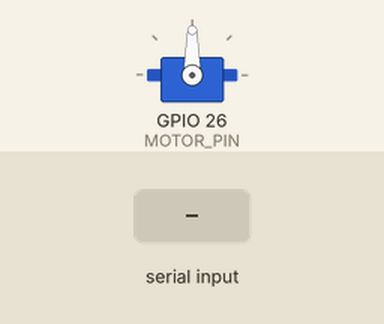
Bench run of a sketch on a simulated ESP32. Shown: servo. Inputs (shaded band) come from the test bench. What the sketch prints to the serial monitor is not drawn.

Above: at 1.2 s.
1.3 s: "SCAN_START\n" received over Serial
At 2.51 s:
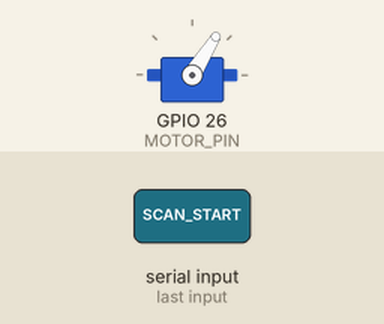
4.3 s: "SCAN_STOP\n" received over Serial
At 4.3 s:
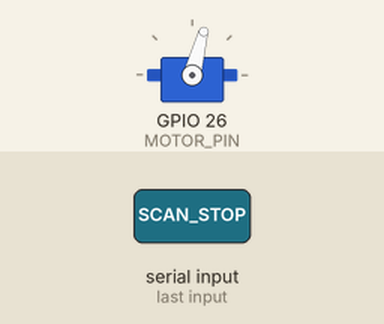
5.8 s: "SCAN_START\n" received over Serial
At 6.85 s:
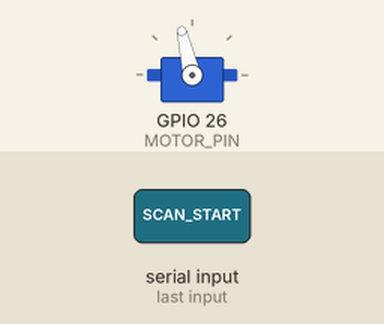
Timing chart, 0 to 14.8 s (numbered marks = the images above; inputs shaded):
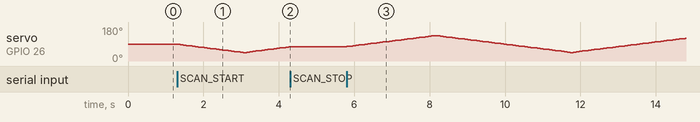

The sketch:

mg996r_control.ino
```cpp
/*
 * SmartCart ESP32 — MG996R 모터 제어 (USB 시리얼)
 *
 * 라즈베리파이가 USB 시리얼로 보내는 명령을 받아 서보 모터를 제어합니다.
 *   SCAN_START → 45°↔135° 왕복 스캔 시작
 *   SCAN_STOP  → 스캔 정지 (현재 각도 유지)
 *   CENTER     → 90° 정면 복귀
 *
 * 라이브러리: ESP32Servo (라이브러리 매니저에서 설치)
 * 보드: ESP32 Dev Module
 *
 * ※ 통신: 라파의 raspi_cmd_bridge.py 가 9600bps로 "명령\n" 송신 → 동일하게 9600 사용
 */

#include <ESP32Servo.h>

// ── 설정 ──────────────────────────────────────────────────────────────────────
const int MOTOR_PIN = 26;   // 서보 모터 핀

// ── 스캔 동작 상수 ────────────────────────────────────────────────────────────
#define SCAN_MIN_ANGLE  45
#define SCAN_MAX_ANGLE  135
#define SCAN_STEP       2
#define SCAN_DELAY_MS   80

// ── 서보 상태 ─────────────────────────────────────────────────────────────────
Servo motor;
int  angle    = 90;
int  scan_dir = -1;
bool scanning = false;

// ── 명령 처리 ─────────────────────────────────────────────────────────────────
void handle_cmd(String cmd) {
    cmd.trim();
    if (cmd == "SCAN_START") {
        scanning = true;
        Serial.println("[CMD] SCAN_START — 스캔 시작");
    } else if (cmd == "SCAN_STOP") {
        scanning = false;
        Serial.println("[CMD] SCAN_STOP  — 스캔 정지");
    } else if (cmd == "CENTER") {
        scanning = false;
        angle = 90;
        motor.write(90);
        Serial.println("[CMD] CENTER     — 정면 복귀(90°)");
    } else if (cmd.length() > 0) {
        Serial.print("[CMD] 알 수 없는 명령: ");
        Serial.println(cmd);
    }
}

// ── Setup ─────────────────────────────────────────────────────────────────────
void setup() {
    Serial.begin(9600);          // 라파 브리지와 동일 baud
    motor.attach(MOTOR_PIN);
    motor.write(90);
    Serial.println("[BOOT] 서보 초기화 완료 (90°). /robocart/cmd 시리얼 명령 대기 중...");
}

// ── Loop ─────────────────────────────────────────────────────────────────────
void loop() {
    // 시리얼 명령 수신
    if (Serial.available()) {
        handle_cmd(Serial.readStringUntil('\n'));
    }

    // 스캔 모션 (45° ↔ 135° 왕복)
    if (scanning) {
        angle += scan_dir * SCAN_STEP;
        if (angle <= SCAN_MIN_ANGLE) { angle = SCAN_MIN_ANGLE; scan_dir = 1; }
        if (angle >= SCAN_MAX_ANGLE) { angle = SCAN_MAX_ANGLE; scan_dir = -1; }
        motor.write(angle);
        delay(SCAN_DELAY_MS);
    }
}
```

Measured:
- after the input at 4.3 s, servo on GPIO 26 (MOTOR_PIN): stays 75° (without the input it goes to 77° after 0.05 s)
